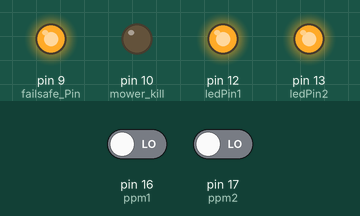
Simulated run of this sketch. Board: Arduino Uno, built with avr-gcc and run on an emulated ATmega328P. Shown: output pins drawn as LEDs (lit = HIGH). The inputs (shaded band) are chosen by the test bench; at power-on: pin 16 (ppm1) LOW, pin 17 (ppm2) LOW. What the sketch prints to the serial monitor is not drawn.

Above: at 0.1 s.
Timing chart, 0 to 1.6 s (numbered marks = the images above):
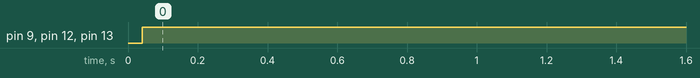

The sketch:

lawnbot400_failsafe_accessories.ino
```cpp
// This is the failsafe sketch to decode several more R/C signals and drive external circuitry
// Failsafe INPUT goes into pin 2
// Lawnmower kill-switch INPUT goes into pin 3
// Head-lights INPUT goes into pin 4
// Bucket-lift motor INPUT goes into pin 5
// OUTPUTs are listed by function
// you will need a Relay interface board for each output and an H-bridge or DPDT relay to control the lift-motor UP/DOWN
// JD Warren 2010

int ppm1 = 16; // R/C input for failsafe channel
int ppm2 = 17; // R/C input for lights

int failsafe_Pin = 9; // pin used to switch Failsafe relay
int mower_kill = 10;   // pin used to switch lawnmower kill switch relay

int ledPin1 = 12;
int ledPin2 = 13;

// variables to hold the raw R/C readings
unsigned int ppm1_val;
unsigned int ppm2_val;

// variables to hold the tested R/C values
unsigned int failsafe_val;
unsigned int mower_kill_val;

int update = 20;  // sets the update interval to 20 milliseconds


void setup() {

  Serial.begin(9600);

  // Declare the OUTPUTS
  pinMode(failsafe_Pin, OUTPUT);
  pinMode(mower_kill, OUTPUT);

  //Failsafe LED
  pinMode(ledPin1, OUTPUT);
  pinMode(ledPin2, OUTPUT);

  //PPM inputs from RC receiver
  pinMode(ppm1, INPUT);
  pinMode(ppm2, INPUT);

  // The failsafe should be OFF by default
  digitalWrite(failsafe_Pin, LOW);
  digitalWrite(mower_kill, LOW);
}

void pulse() {

  // decode and test the value for ppm1
  ppm1_val = pulseIn(ppm1, HIGH, 20000);
  if (ppm1 < 600 || ppm1 > 2400) {
    failsafe_val = 1500;
  }
  else {
    failsafe_val = ppm1_val;
  }

  // decode and test the value for ppm2
  ppm2_val = pulseIn(ppm2, HIGH, 20000);
  if (ppm2 < 600 || ppm2 > 2400) {
    mower_kill = 1500;
  }
  else {
    mower_kill = ppm2_val;
  }

}

void loop() {

  // Use pulseIn() to check the value of each R/C input using the function above
  pulse();


  // Failsafe relay

  if (failsafe_val > 1750 && failsafe_val < 2000) {
    digitalWrite(failsafe_Pin, LOW);
    digitalWrite(ledPin1, LOW);
  }
  else {
    digitalWrite(failsafe_Pin, HIGH);
    digitalWrite(ledPin1, HIGH);
  }

  // Lawnmower kill-switch relay

  if (mower_kill_val > 1750 && mower_kill_val < 2000) {
    digitalWrite(mower_kill, LOW);
    digitalWrite(ledPin2, LOW);
  }
  else {
    digitalWrite(mower_kill, HIGH);
    digitalWrite(ledPin2, HIGH);
  }

  // print the values for each R/C channel

  Serial.print(" Failsafe:  ");
  Serial.print(failsafe_val);
  Serial.print("  ");
  Serial.print(" Mower kill-switch:  ");
  Serial.print(mower_kill_val);

  Serial.println("  ");

  delay(update);

}
```

Measured:
- by itself, pin 9 (failsafe_Pin), pin 12 (ledPin1), pin 13 (ledPin2): LOW → HIGH at 0.04 s
